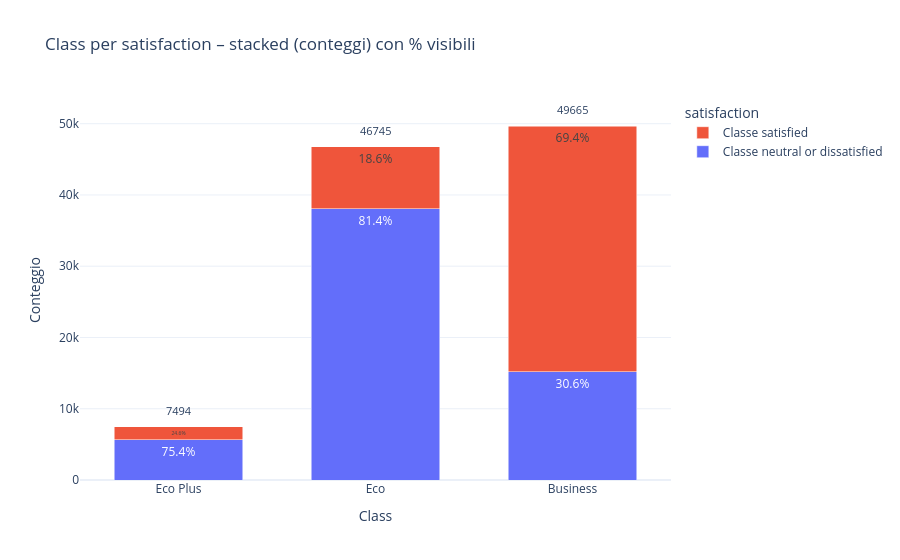

Here is the notebook cell this chart was saved with:
### Markdown cell above
### 2.4.5 Class

### Code cell
fig = make_feature_by_target_figure(raw_data_train, feature="Class", target="satisfaction")
fig.show()

### Figure 1 — Plotly figure (JSON) as saved in the notebook; plotly's stock layout.template omitted (floating-point values rounded to 4 significant figures)
{"data": [{"customdata": [[15180.0, 30.57], [38040.0, 81.39], [5650.0, 75.39]], "hovertemplate": "Class=%{x}<br>satisfaction=neutral or dissatisfied<br>Conteggio=%{customdata[0]}<br>Percentuale=%{customdata[1]:.2f}%<extra></extra>", "name": "Classe neutral or dissatisfied", "textposition": "inside", "texttemplate": "%{customdata[1]:.1f}%", "type": "bar", "x": ["Business", "Eco", "Eco Plus"], "y": [15185, 38044, 5650]}, {"customdata": [[34480.0, 69.43], [8701.0, 18.61], [1844.0, 24.61]], "hovertemplate": "Class=%{x}<br>satisfaction=satisfied<br>Conteggio=%{customdata[0]}<br>Percentuale=%{customdata[1]:.2f}%<extra></extra>", "name": "Classe satisfied", "textposition": "inside", "texttemplate": "%{customdata[1]:.1f}%", "type": "bar", "x": ["Business", "Eco", "Eco Plus"], "y": [34480, 8701, 1844]}], "layout": {"annotations": [{"font": {"size": 11}, "showarrow": false, "text": "49665", "x": "Business", "y": 50660.0, "yanchor": "bottom"}, {"font": {"size": 11}, "showarrow": false, "text": "46745", "x": "Eco", "y": 47740.0, "yanchor": "bottom"}, {"font": {"size": 11}, "showarrow": false, "text": "7494", "x": "Eco Plus", "y": 8487.0, "yanchor": "bottom"}], "bargap": 0.35, "barmode": "stack", "legend": {"title": {"text": "satisfaction"}}, "title": {"text": "Class per satisfaction – stacked (conteggi) con % visibili"}, "xaxis": {"categoryorder": "category descending", "title": {"text": "Class"}}, "yaxis": {"title": {"text": "Conteggio"}}}}
